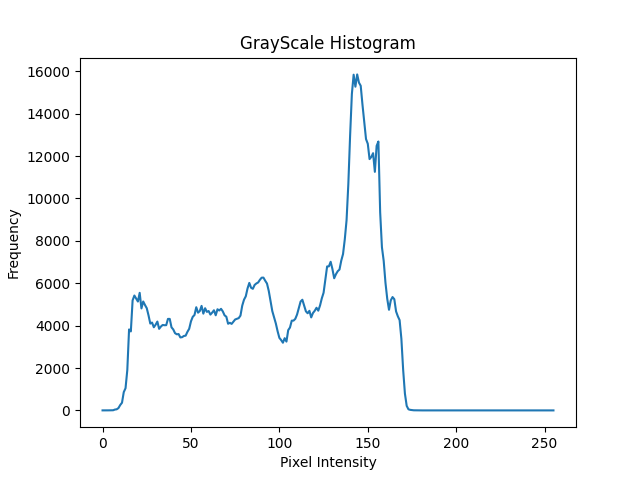

Recreate this plot in Python.
import numpy as np
import matplotlib.pyplot as plt

def creat_histogram(gray):
    # bins → The edges of the histogram bins.
    histogram, bins= np.histogram(gray, bins=256, range=(0, 256))

    #plot histogram
    plt.plot(histogram)
    plt.title("GrayScale Histogram")
    plt.xlabel("Pixel Intensity")
    plt.ylabel("Frequency")

    plt.savefig("histogram.png")
    plt.show()

    return histogram
